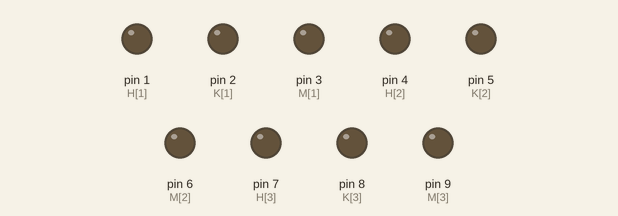
The sketch below on a simulated Arduino Uno, built with avr-gcc and run on an emulated ATmega328P. Shown: output pins drawn as LEDs (lit = HIGH).

Above: at 0.2 s.
At 1.7 s:
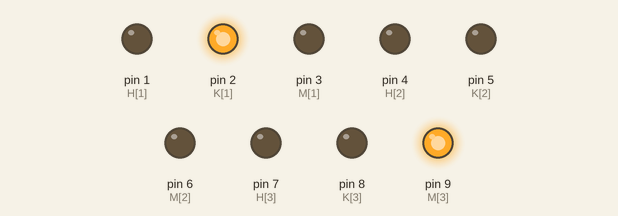
At 3.5 s:
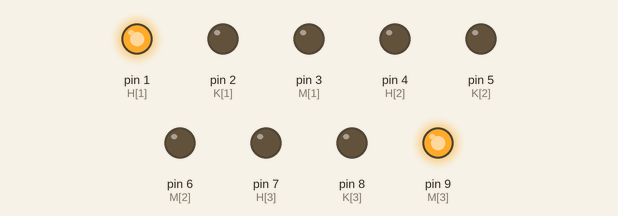
At 6.2 s:
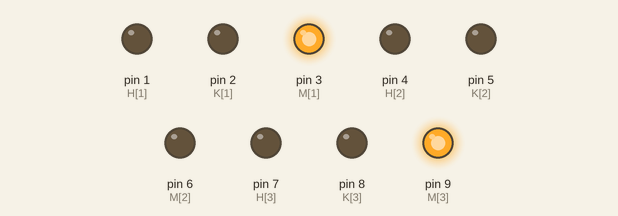
At 8.5 s:
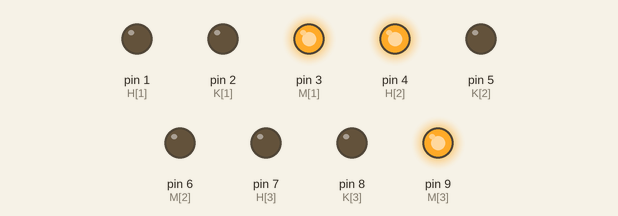
At 13.5 s:
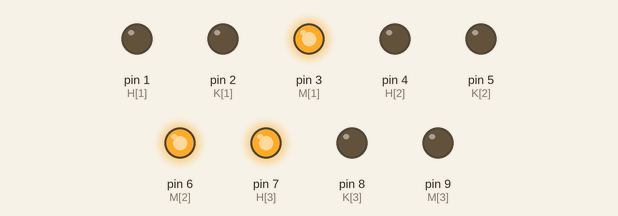
Timing chart, 0 to 19.5 s (numbered marks = the images above):
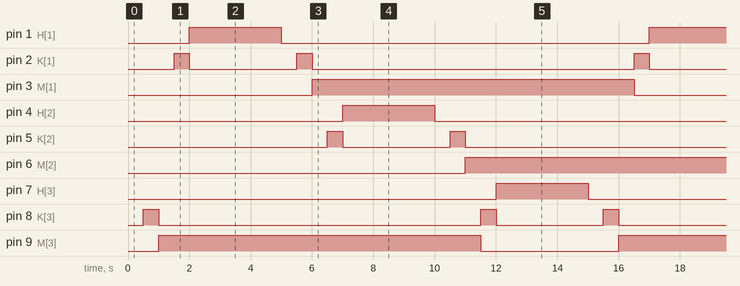

Measured:
- by itself, pin 1 (H[1]), pin 4 (H[2]), pin 7 (H[3]): alternates HIGH for 3.0 s and LOW for 12.0 s
- by itself, pin 2 (K[1]), pin 5 (K[2]): repeats every 15.0 s: LOW 3.5 s, HIGH 0.50 s, LOW 10.5 s, HIGH 0.50 s
- by itself, pin 3 (M[1]), pin 6 (M[2]), pin 9 (M[3]): alternates HIGH for 10.5 s and LOW for 4.5 s
- by itself, pin 8 (K[3]): repeats every 15.0 s: LOW 10.5 s, HIGH 0.50 s, LOW 3.5 s, HIGH 0.50 s

The sketch:

lampumerah.ino
```cpp
int M[4] = {0, 3, 6, 9};
int K[4] = {0, 2, 5, 8};
int H[4] = {0, 1, 4, 7};


void transisi(int a, int b){
  digitalWrite(H[a], LOW);
  delay(500);
  digitalWrite(K[a], HIGH);
  delay(500);
  digitalWrite(K[a], LOW);
  digitalWrite(M[a], HIGH);
  delay(500);
  digitalWrite(M[b], LOW);
  digitalWrite(K[b], HIGH);
  digitalWrite(H[b], LOW);
  delay(500);
  digitalWrite(K[b], LOW);
  digitalWrite(H[b], HIGH);
}

void setup() {
  for(int i = 1; i < 4; i++){
    pinMode(M[i], OUTPUT);
    pinMode(K[i], OUTPUT);
    pinMode(H[i], OUTPUT);
  }
}

void loop() {
  transisi(3, 1);
  delay(3000);
  transisi(1, 2);
  delay(3000);
  transisi(2, 3);
  delay(3000);
}
```
